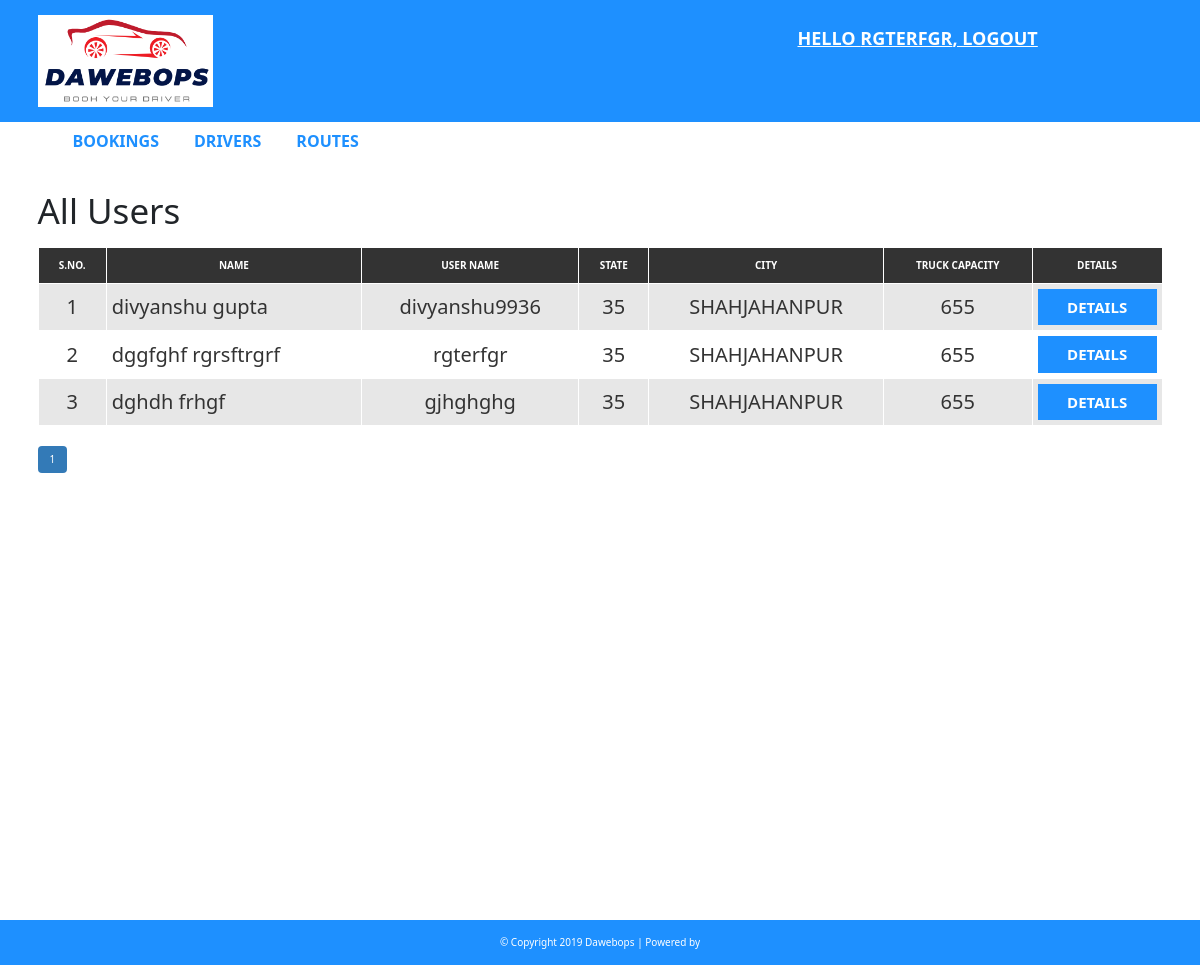
The app's page /admin/drivers.php (signed in) with its own data.
### tables this page shows
CREATE TABLE `user` (
  `user_id` int(10) UNSIGNED NOT NULL,
  `name` varchar(50) NOT NULL,
  `username` varchar(30) DEFAULT NULL,
  `mail` varchar(50) NOT NULL,
  `password` varchar(40) DEFAULT NULL,
  `usertype` varchar(50) NOT NULL,
  `moblie_number` int(11) NOT NULL
);

CREATE TABLE `driver` (
  `driver_id` int(10) NOT NULL,
  `uid` int(11) NOT NULL,
  `age` int(11) NOT NULL,
  `truck_number` int(50) NOT NULL,
  `truck_capacity` int(100) NOT NULL,
  `transpoter_name` varchar(50) NOT NULL,
  `driving_experience` int(11) NOT NULL,
  `state` varchar(15) NOT NULL,
  `city` varchar(15) NOT NULL
);

### admin/drivers.php (the view, shortened to what this page needs)
<?php include "header.php";
?>
  <div id="admin-content">
      <div class="container">
          <div class="row">
              <div class="col-md-10">
                  <h1 class="admin-heading">All Users</h1>
              </div>
              <div class="col-md-2">
              </div>
              <div class="col-md-12">
                <?php
                  include "config.php";
                  $limit = 3;
                  if(isset($_GET['page'])){
                    $page = $_GET['page'];
                  }else{
                    $page = 1;
                  }
                  $offset = ($page - 1) * $limit;
                  $sql = "SELECT * FROM user,driver ORDER BY user_id DESC LIMIT {$offset},{$limit}";
                  $result = mysqli_query($conn, $sql) or die("Query Failed.");
                  if(mysqli_num_rows($result) > 0){
                ?>
                  <table class="content-table">
                      <thead>
                          <th>S.No.</th>
                          <th>Name</th>
                          <th>User Name</th>
                          <th>State</th>
                          <th>City</th>
                          <th>Truck Capacity</th>
                          <th>Details</th>
                      </thead>
                      <tbody>
                        <?php
                          $serial = $offset + 1;
                          while($row = mysqli_fetch_assoc($result)) {
                        ?>
                          <tr>
                              <td class='id'><?php echo $serial; ?></td>
                              <td><?php echo $row['name']; ?></td>
                              <td><?php echo $row['username']; ?></td>
                              <td><?php echo $row['state']; ?></td>
                              <td><?php echo $row['city']; ?></td>
                              <td><?php echo $row['truck_capacity']; ?></td>
                              <td> <a style="text-decoration: none;" class="add-new" href="booking.php?id=<?php echo $row['user_id']; ?>">Details</a></td>
                          </tr>
                        <?php
                          $serial++;
                        } ?>
                      </tbody>
                  </table>
                  <?php
                }else {
                  echo "<h3>No Results Found.</h3>";
                }
                $sql1 = "SELECT * FROM driver";
                $result1 = mysqli_query($conn, $sql1) or die("Query Failed.");
                if(mysqli_num_rows($result1) > 0){
                  $total_records = mysqli_num_rows($result1);
                  $total_page = ceil($total_records / $limit);
                  echo '<ul class="pagination admin-pagination">';
                  for($i = 1; $i <= $total_page; $i++){
                    if($i == $page){
                      $active = "active";
                    }else{
                      $active = "";
                    }
                    echo '<li class="'.$active.'"><a href="drivers.php?page='.$i.'">'.$i.'</a></li>';
                  }
                  echo '</ul>';
                }
                  ?>
              </div>
          </div>
      </div>
  </div>
<?php include "footer.php"; ?>

### admin/css/css/style.css (style rules this page uses)
body { background: #f1f1f1; font-family: sans-serif,arial,Helvetica; }
a, a:hover, a:focus { text-decoration: none; outline: none; }
ul { margin:0; padding:0; list-style:none; }
#admin-content { padding: 20px 0; min-height: 750px; }
#admin-content .admin-heading { font-size: 35px; margin: 0 0 15px; }
#admin-content .add-new { color: #fff; background-color: #1E90FF; font-size: 15px; font-weight: 600; text-align: center; text-transform: uppercase; padding: 7px 10px; display: block; transition: all 0.3s; }
#admin-content .content-table { border: 1px solid #000; width: 100%; margin: 0 0 20px; }
#admin-content .content-table thead { color: #fff; background-color: #333; }
#admin-content .content-table th { padding: 10px; border: 1px solid #fff; font-weight: 600; text-align: center; text-transform: uppercase; }
#admin-content .content-table tbody { color: #333; }
#admin-content .content-table tbody tr { background-color: #e7e7e7; }
#admin-content .content-table tbody tr:nth-child(even) { background-color: transparent; }
#admin-content .content-table tbody td { padding: 5px; border: 1px solid #fff; text-align: center; font-size: 20px; }
#admin-content .content-table tbody td:nth-child(2) { text-align: left; }
#admin-content .admin-pagination { margin: 0; }
#admin-content .admin-pagination li a { display: block; }
.id, .edit, .delete { text-align:center; }
.pagination { display: block; text-align: center; margin: 0; }
.pagination li { display:inline-block; margin: 0 5px 0 0; }
.pagination li a { border: none; background: #1e90ff; color: #fff; }

### records on screen
user: name "divyanshu gupta", username "divyanshu9936", driver.state "35", driver.city "SHAHJAHANPUR", driver.truck_capacity "655"
user: name "dggfghf rgrsftrgrf", username "rgterfgr", driver.state "35", driver.city "SHAHJAHANPUR", driver.truck_capacity "655"
user: name "dghdh frhgf", username "gjhghghg", driver.state "35", driver.city "SHAHJAHANPUR", driver.truck_capacity "655"

### other values on screen
$_SESSION["username"] "RGTERFGR"
